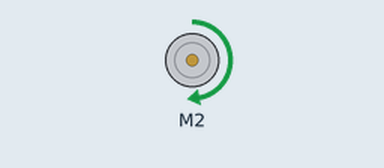
A sketch run on a simulated Arduino Uno, built with avr-gcc and run on an emulated ATmega328P. Shown: DC motor (green arrow = forward, orange = backward, longer = faster). What the sketch prints to the serial monitor is not drawn.

Above: at 0.1 s.
Timing chart, 0 to 1.6 s (numbered marks = the images above):
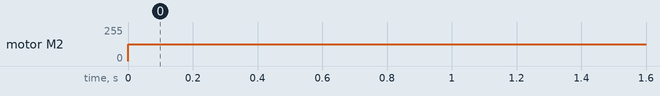

Measured:
- by itself, motor M2: stopped → forward 127/255 at 0.00 s

The sketch:

motores.ino
```cpp
#include "DualVNH5019MotorShield.h"

DualVNH5019MotorShield md;

void stopIfFault()
{
  if (md.getM1Fault())
  {
    Serial.println("M1 fault");
    while(1);
  }
  if (md.getM2Fault())
  {
    Serial.println("M2 fault");
    while(1);
  }
}

void setup()
{
  Serial.begin(115200);
  Serial.println("Dual VNH5019 Motor Shield");
  md.init();
}

void loop()
{
//  for (int i = 0; i <= 400; i++)
//  {
//    md.setM1Speed(i);
//    stopIfFault();
//    if (i%200 == 100)
//    {
//      Serial.print("M1 current: ");
//      Serial.println(md.getM1CurrentMilliamps());
//    }
//    delay(2);
//  }
//
//  for (int i = 400; i >= -400; i--)
//  {
//    md.setM1Speed(i);
//    stopIfFault();
//    if (i%200 == 100)
//    {
//      Serial.print("M1 current: ");
//      Serial.println(md.getM1CurrentMilliamps());
//    }
//    delay(2);
//  }
//
//  for (int i = -400; i <= 0; i++)
//  {
//    md.setM1Speed(i);
//    stopIfFault();
//    if (i%200 == 100)
//    {
//      Serial.print("M1 current: ");
//      Serial.println(md.getM1CurrentMilliamps());
//    }
//    delay(2);
//  }

    md.setM2Speed(200);
    stopIfFault();


//  for (int i = 0; i <= 400; i++)
//  {
//    md.setM2Speed(i);
//    stopIfFault();
//    if (i%200 == 100)
//    {
//      Serial.print("M2 current: ");
//      Serial.println(md.getM2CurrentMilliamps());
//    }
//    delay(2);
//  }
//
//  for (int i = 400; i >= -400; i--)
//  {
//    md.setM2Speed(i);
//    stopIfFault();
//    if (i%200 == 100)
//    {
//      Serial.print("M2 current: ");
//      Serial.println(md.getM2CurrentMilliamps());
//    }
//    delay(2);
//  }
//
//  for (int i = -400; i <= 0; i++)
//  {
//    md.setM2Speed(i);
//    stopIfFault();
//    if (i%200 == 100)
//    {
//      Serial.print("M2 current: ");
//      Serial.println(md.getM2CurrentMilliamps());
//    }
//    delay(2);
//  }
}
```
